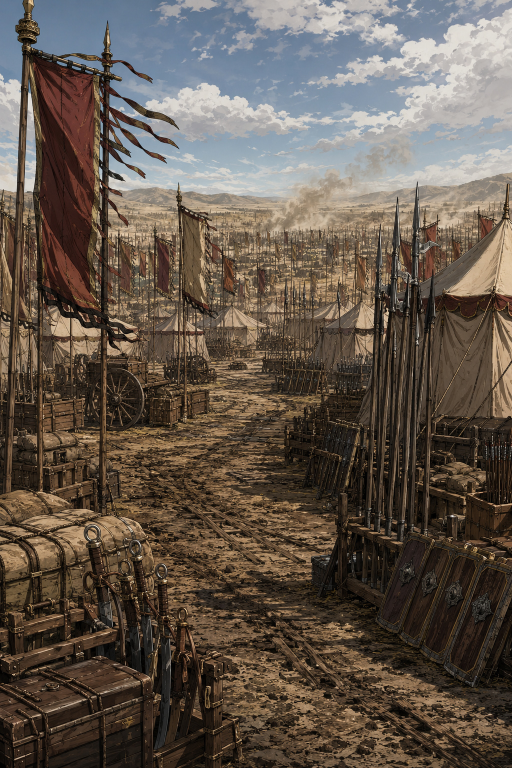
#> input picture assets/bg/bg_hakuba_senjo_hiru.jpg, 1024 x 1536 px, found by its file name (shown at 1/2 size)
$ python preview_and_title.py
#> lines starting #> are read from the running program, lines starting #| are printed output that depends on the picture; pictures that were not available may be replaced by others from this repository, and a replacement may not be noted
#> further down, bg is the input picture: PIL image 1024x1536 RGB; mean R, G, B 98.6, 87.3, 76.8
#| bg_hakuba size (1024, 1536)
#!/usr/bin/env python3
# -*- coding: utf-8 -*-
import os
from PIL import Image, ImageEnhance

APP = os.path.expanduser('~/guanyu-vn')
SPR = os.path.join(APP, 'assets/sprites')
BG  = os.path.join(APP, 'assets/bg')
TOOLS = os.path.join(APP, '_tools')
os.makedirs(TOOLS, exist_ok=True)

def cover(im, W, H):
#> called with W = 1024, H = 1536
    w, h = im.size
#> w = 1024; h = 1536
    s = max(W / w, H / h)
#> s = 1
    im2 = im.resize((round(w * s), round(h * s)), Image.LANCZOS)
    x = (im2.size[0] - W) // 2; y = (im2.size[1] - H) // 2
#> after `x = (im2.size[0] - W) // 2`: x = 0
#> after `y = (im2.size[1] - H) // 2`: y = 0
    return im2.crop((x, y, x + W, y + H))

# --- 1) keying品質プレビュー: 主要立ち絵を実戦場bgに乗せる ---
bg = Image.open(os.path.join(BG, 'bg_hakuba_senjo_hiru.jpg')).convert('RGB')
print('bg_hakuba size', bg.size)
canvasW, canvasH = 1024, 1536
base = cover(bg, canvasW, canvasH)
names = ['guanyu_base', 'guanyu_armor', 'guanyu_late', 'caocao_base', 'liubei_base', 'yanliang_base']
strip_w = 360
strip = Image.new('RGB', (strip_w * len(names), 760), (40, 44, 40))
for i, nm in enumerate(names):
    sp = Image.open(os.path.join(SPR, nm + '.png')).convert('RGBA')
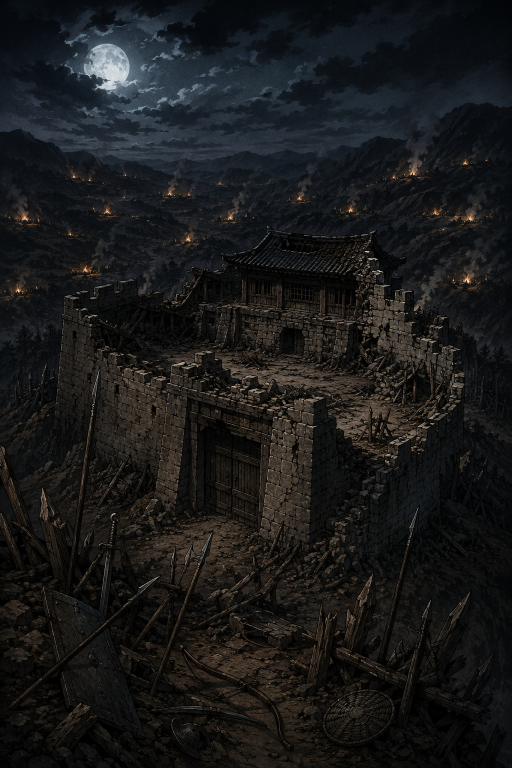
#> input picture assets/bg/bg_bakujo_haisou_yoru.jpg, 1024 x 1536 px, given in place of guanyu_base.png, which was not available (shown at 1/2 size)
    w, h = sp.size
#> w = 1024; h = 1536
    th = 740; tw = round(w * th / h)
#> after `tw = round(w * th / h)`: tw = 493
    sp = sp.resize((tw, th), Image.LANCZOS)
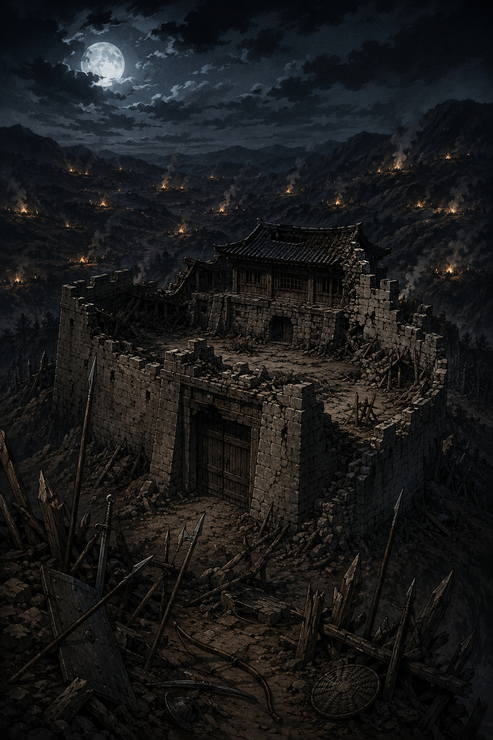
#> sp: PIL image 493x740 RGBA; mean R, G, B, A 25.4, 25.7, 26, 255
    cell = Image.new('RGBA', (strip_w, 760), (40, 44, 40, 255))
    cell.alpha_composite(sp, ((strip_w - tw) // 2, 760 - th))
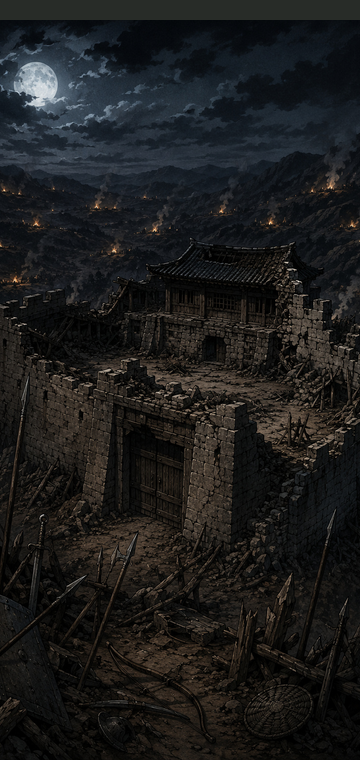
#> cell: PIL image 360x760 RGBA; mean R, G, B, A 28.6, 28.7, 28.5, 255
    strip.paste(cell.convert('RGB'), (i * strip_w, 0))
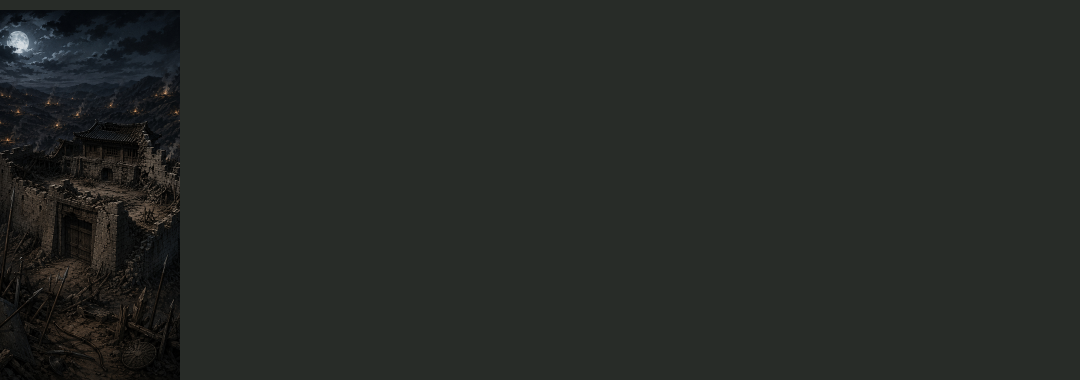
#> strip: PIL image 2160x760 RGB (shown at 1/2 size); mean R, G, B 38.1, 41.5, 38.1
#> pass 2 of the loop `for i, nm in enumerate(names):`:
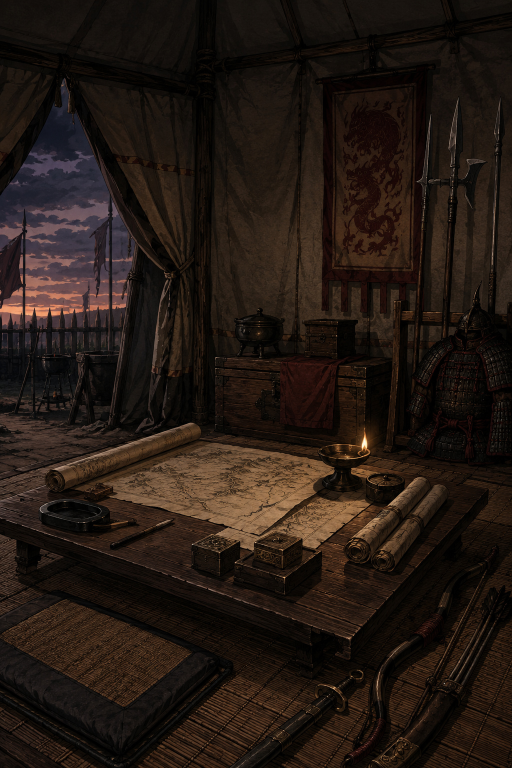
#> input picture assets/bg/bg_han_honjin_jin_yugure.jpg, 1024 x 1536 px, given in place of guanyu_armor.png, which was not available (shown at 1/2 size)
#> `cell.alpha_composite(sp, ((strip_w - tw) // 2, 760 - th))`:
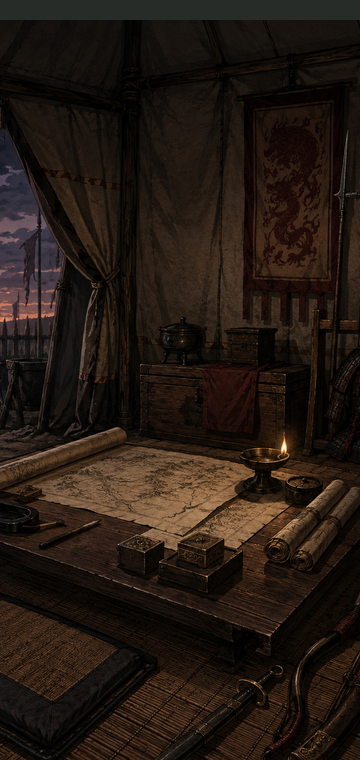
#> cell: PIL image 360x760 RGBA; mean R, G, B, A 36.5, 25.8, 18.6, 255
#> `strip.paste(cell.convert('RGB'), (i * strip_w, 0))`:
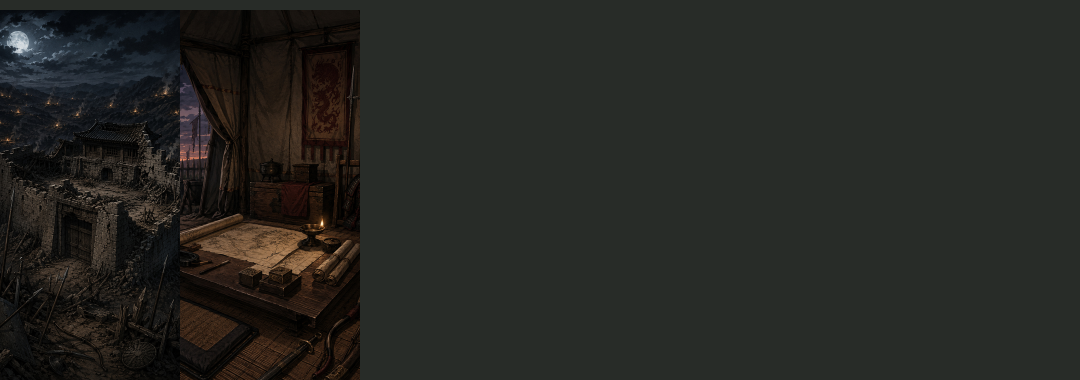
#> strip: PIL image 2160x760 RGB (shown at 1/2 size); mean R, G, B 37.5, 38.4, 34.5
#> (the run stopped early here; a loop or call above may not have finished)
